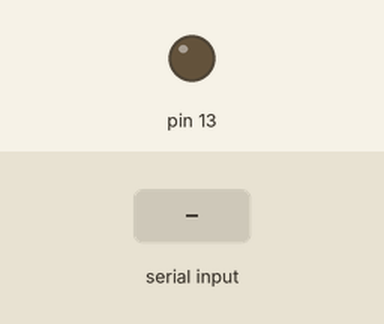
Recording of a sketch running on a simulated Arduino Uno, built with avr-gcc and run on an emulated ATmega328P. On the bench: output pins drawn as LEDs (lit = HIGH). The test bench sets the inputs (shaded band).

Above: at 1.2 s.
1.3 s: "1\n" received over Serial
At 2.1 s:
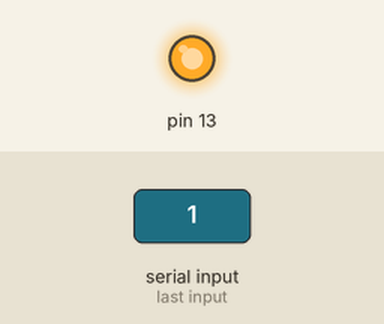
2.8 s: "0\n" received over Serial
At 3.3 s:
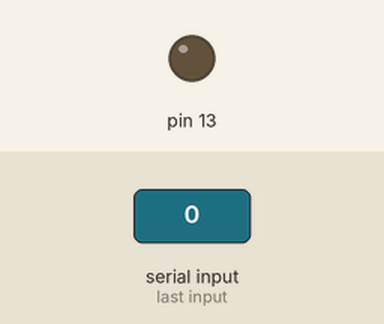
4.3 s: "2\n" received over Serial
At 5.6 s:
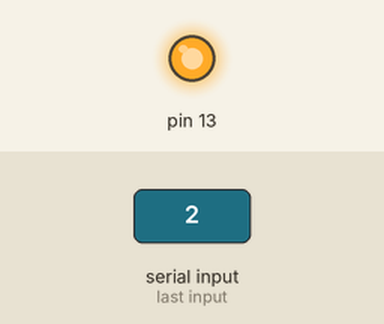
Timing chart, 0 to 7.3 s (numbered marks = the images above; inputs shaded):
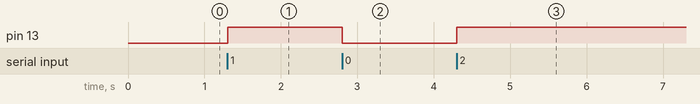

Measured:
- after the input at 1.3 s, pin 13: LOW → HIGH at once
- after the input at 2.8 s, pin 13: HIGH → LOW at once
- after the input at 4.3 s, pin 13: LOW → HIGH at once

The sketch:

roysveceni_led_pomoci_klavesy_enter.ino
```cpp
bool stav = LOW;

void setup() {
  Serial.begin(9600);
  pinMode(13, OUTPUT);
}

void loop() {
  if (Serial.available() > 0) {
    if (Serial.read() == 10) {
      stav = !stav;
    }
  }
  digitalWrite(13, stav);
}
```
